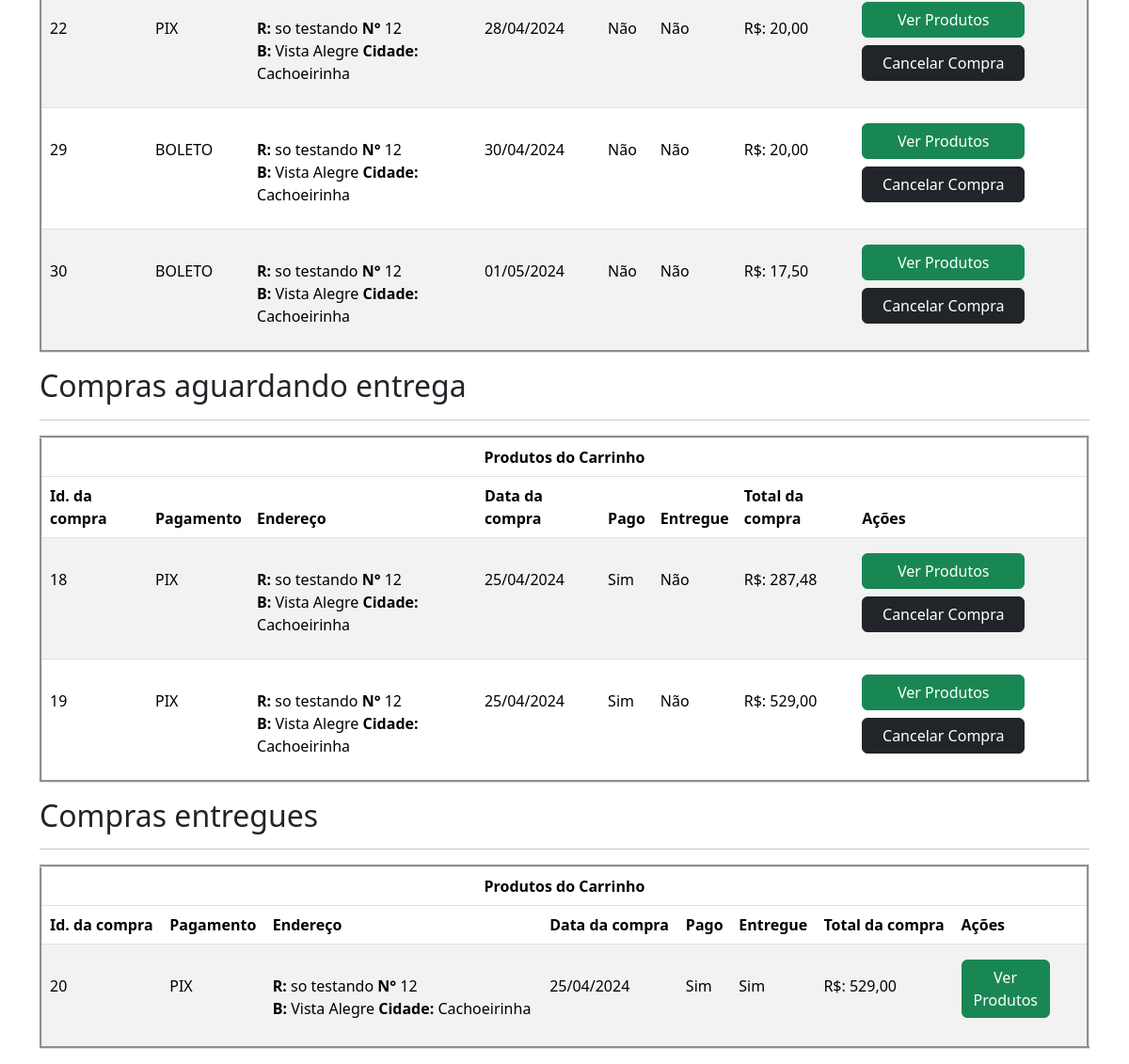
The app's page /usuario/compras.php (signed in, lower part), older data.
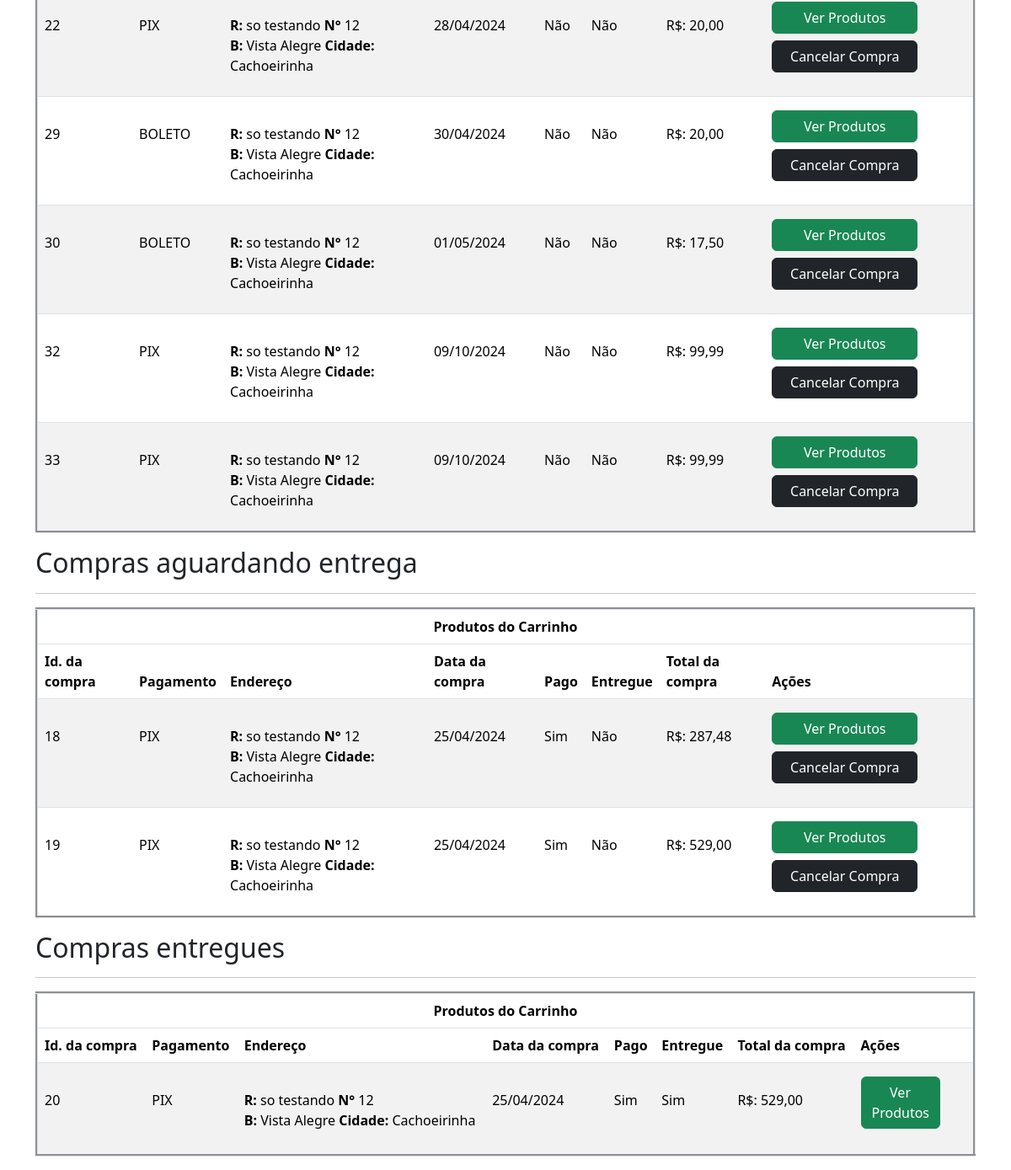
The same page, newer data.
### tables this page shows
CREATE TABLE `compras` (
  `id_compra` int(11) NOT NULL,
  `id_usuario` int(11) NOT NULL,
  `id_endereco` int(11) NOT NULL,
  `data` datetime NOT NULL,
  `total` double(10,2) NOT NULL,
  `autorizado` int(1) NOT NULL,
  `entregue` int(1) NOT NULL,
  `pagamento` varchar(30) NOT NULL,
  `parcelas` int(3) NOT NULL
);

CREATE TABLE `endereco_usuario` (
  `id_endereco` int(11) NOT NULL,
  `id_usuario` int(11) NOT NULL,
  `CEP` varchar(9) NOT NULL,
  `logradouro` varchar(120) NOT NULL,
  `bairro` varchar(60) NOT NULL,
  `cidade` varchar(60) NOT NULL,
  `UF` varchar(2) NOT NULL,
  `numero` int(6) NOT NULL,
  `complemento` varchar(60) NOT NULL,
  `ponto_referencia` varchar(100) NOT NULL,
  `retirada_com` varchar(100) NOT NULL,
  `telefone_entrega` varchar(15) NOT NULL
);

### verifica_session.php (called while the page is built, shortened)
<?php
if(empty($_SESSION['id_usuario'])){
	$logado = 0;
	session_destroy();
	}else{
        $id_usuario = $_SESSION['id_usuario'];
	}
?>

### usuario/compras.php (the view, shortened to what the changed rows need)
<?php
require_once('../verifica_session.php');
require_once("../database.php");
$sql = "SELECT * FROM compras WHERE id_usuario = '".$id_usuario."'";
$consulta = $conexao->query($sql);
$dados_a = $consulta->fetchALL(PDO::FETCH_ASSOC);
require_once 'cabecalho.php';
?>
<div class="container" style="margin-top:105px">
<?php
$cont=0;
foreach($dados_a as $d_1){
if($d_1['autorizado'] == 0){ $cont += 1;}
}
if($cont > 0){
	  echo '<table class="table table-striped mt-2" border="3">
                <thead>
                    <tr align="center">
                        <th colspan="8">Produtos do Carrinho</th>
                    </tr>
                    <tr>
                        <th>Id. da compra</th>
                        <th>Pagamento</th>
                        <th>Endereço</th>
                        <th>Data da compra</th>
                        <th>Pago</th>
                        <th>Entregue</th>
                        <th>Total da compra</th>
                        <th>Ações</th>
                    </tr>
                </thead>
                <tbody>';
                foreach ($dados_a as $d_2){
                $id_compra = $d_2['id_compra'];
		if($d_2['autorizado'] == 0 && $d_2['entregue'] == 0 ){
                $sql = "SELECT * FROM compras  WHERE id_compra = ?";
                $consulta = $conexao->prepare($sql);
                $consulta->execute(array($id_compra));
                $dados = $consulta->fetch(PDO::FETCH_ASSOC);
                $data = $d_2['data'];
                $total= $d_2['total'];
                $autorizado= $d_2['autorizado'];
				if($autorizado == 0){ $pago = 'Não';
				}else{
					$pago = 'Sim';
				}
                $entregue= $dados['entregue'];
				if($entregue == 0){ $ent = 'Não';
				}else{
					$ent = 'Sim';
				}
				$pagamento= $d_2['pagamento'];
				$id_endereco = $d_2['id_endereco'];
				$sqlend = "SELECT * FROM endereco_usuario WHERE id_endereco = '".$id_endereco."'";
				$consultaend = $conexao->query($sqlend);
				$dados_end = $consultaend->fetch(PDO::FETCH_ASSOC);
				$endereco = '<strong>R:</strong> '.$dados_end['logradouro'].' <strong>N°</strong> '.$dados_end['numero'].'<br><strong>B: </strong>'.$dados_end['bairro'].' <strong>Cidade:</strong> '.$dados_end['cidade'].'';
			    echo '<tr style="height: 110px">
                <td><P class="mt-4">'.$id_compra.'</P></td>
                <td><P class="mt-4">'.$pagamento.'</P></td>
                <td><P class="mt-4">'.$endereco.'</P></td>
                <td><P class="mt-4">'.date_format(new DateTime($data),"d/m/Y").'</P></td>
                <td><P class="mt-4">'.$pago.'</P></td>
                <td><P class="mt-4">'.$ent.'</P></td>
                <td><P class="mt-4"> R$: '.number_format($total,2,',','.').'</P></td>
                <td><a class="btn btn-success w-75 mt-2" href="?ver_pr_compra='.$id_compra.'">Ver Produtos</a>
                <a class="btn btn-dark mt-2 w-75" href="?cancelar_compra='.$id_compra.'">Cancelar Compra</a></td></tr>
';
				}}}else{ echo '<h3 class="alert alert-secondary text-center">Nenhum produto pendente de aprovação de pagamento</h3>';}
	echo '</tbody></table>';
?>
<h2>Compras aguardando entrega</h2><hr>
<?php
$cont_ent=0;
foreach($dados_a as $d_1){
if($d_1['autorizado'] == 1 && $d_1['entregue'] == 0){ $cont_ent += 1;}
}
if($cont_ent > 0){
	  echo '<table class="table table-striped mt-2" border="3">
                <thead>
                    <tr align="center">
                        <th colspan="8">Produtos do Carrinho</th>
                    </tr>
                    <tr>
                        <th>Id. da compra</th>
                        <th>Pagamento</th>
                        <th>Endereço</th>
                        <th>Data da compra</th>
                        <th>Pago</th>
                        <th>Entregue</th>
                        <th>Total da compra</th>
                        <th>Ações</th>
                    </tr>
                </thead>
                <tbody>';
                foreach ($dados_a as $d_2){
		$id_compra = $d_2['id_compra'];
		if($d_2['autorizado'] == 1 && $d_2['entregue'] == 0 ){
                $sql = "SELECT * FROM compras WHERE id_compra = ?";
                $consulta = $conexao->prepare($sql);
                $consulta->execute(array($id_compra));
                $dados = $consulta->fetch(PDO::FETCH_ASSOC);
                $data = $d_2['data'];
                $total= $d_2['total'];
                $autorizado= $d_2['autorizado'];
				if($autorizado == 0){ $pago = 'Não';
				}else{
					$pago = 'Sim';
				}
                $entregue= $dados['entregue'];
				if($entregue == 0){ $ent = 'Não';
				}else{
					$ent = 'Sim';
				}
				$pagamento= $d_2['pagamento'];
				$id_endereco = $d_2['id_endereco'];
				$sqlend = "SELECT * FROM endereco_usuario WHERE id_endereco = '".$id_endereco."'";
				$consultaend = $conexao->query($sqlend);
				$dados_end = $consultaend->fetch(PDO::FETCH_ASSOC);
				$endereco = '<strong>R:</strong> '.$dados_end['logradouro'].' <strong>N°</strong> '.$dados_end['numero'].'<br><strong>B: </strong>'.$dados_end['bairro'].' <strong>Cidade:</strong> '.$dados_end['cidade'].'';
			    echo '<tr style="height: 110px">
                <td><P class="mt-4">'.$id_compra.'</P></td>
                <td><P class="mt-4">'.$pagamento.'</P></td>
                <td><P class="mt-4">'.$endereco.'</P></td>
                <td><P class="mt-4">'.date_format(new DateTime($data),"d/m/Y").'</P></td>
                <td><P class="mt-4">'.$pago.'</P></td>
                <td><P class="mt-4">'.$ent.'</P></td>
                <td><P class="mt-4"> R$: '.number_format($total,2,',','.').'</P></td>
                <td><a class="btn btn-success w-75 mt-2" href="?ver_pr_compra='.$id_compra.'">Ver Produtos</a>
                <a class="btn btn-dark mt-2 w-75" href="?cancelar_compra='.$id_compra.'">Cancelar Compra</a></td></tr>
';
				}}}else{ echo '<h3 class="alert alert-secondary text-center">Nenhum produto pendente de entrega</h3>';}
	echo '</tbody></table>';
	?>
<h2>Compras entregues</h2><hr>
<?php
$cont_faturado=0;
foreach($dados_a as $d_1){
if($d_1['autorizado'] == 1 && $d_1['entregue'] == 1){ $cont_faturado += 1;}
}
if($cont_faturado > 0){
	  echo '<table class="table table-striped mt-2" border="3">
                <thead>
                    <tr align="center">
                        <th colspan="8">Produtos do Carrinho</th>
                    </tr>
                    <tr>
                        <th>Id. da compra</th>
                        <th>Pagamento</th>
                        <th>Endereço</th>
                        <th>Data da compra</th>
                        <th>Pago</th>
                        <th>Entregue</th>
                        <th>Total da compra</th>
                        <th>Ações</th>
                    </tr>
                </thead>
                <tbody>';
                foreach ($dados_a as $d_2){
		$id_compra = $d_2['id_compra'];
		if($d_2['autorizado'] == 1 && $d_2['entregue'] == 1 ){
                $sql = "SELECT * FROM compras WHERE id_compra = ?";
                $consulta = $conexao->prepare($sql);
                $consulta->execute(array($id_compra));
                $dados = $consulta->fetch(PDO::FETCH_ASSOC);
                $data = $d_2['data'];
                $total= $d_2['total'];
                $autorizado= $d_2['autorizado'];
				if($autorizado == 0){ $pago = 'Não';
				}else{
					$pago = 'Sim';
				}
                $entregue= $dados['entregue'];
				if($entregue == 0){ $ent = 'Não';
				}else{
					$ent = 'Sim';
				}
				$pagamento= $d_2['pagamento'];
				$id_endereco = $d_2['id_endereco'];
				$sqlend = "SELECT * FROM endereco_usuario WHERE id_endereco = '".$id_endereco."'";
				$consultaend = $conexao->query($sqlend);
				$dados_end = $consultaend->fetch(PDO::FETCH_ASSOC);
				$endereco = '<strong>R:</strong> '.$dados_end['logradouro'].' <strong>N°</strong> '.$dados_end['numero'].'<br><strong>B: </strong>'.$dados_end['bairro'].' <strong>Cidade:</strong> '.$dados_end['cidade'].'';
			    echo '<tr style="height: 110px">
                <td><P class="mt-4">'.$id_compra.'</P></td>
                <td><P class="mt-4">'.$pagamento.'</P></td>
                <td><P class="mt-4">'.$endereco.'</P></td>
                <td><P class="mt-4">'.date_format(new DateTime($data),"d/m/Y").'</P></td>
                <td><P class="mt-4">'.$pago.'</P></td>
                <td><P class="mt-4">'.$ent.'</P></td>
                <td><P class="mt-4"> R$: '.number_format($total,2,',','.').'</P></td>
                <td><a class="btn btn-success w-75 mt-2" href="?ver_pr_compra='.$id_compra.'">Ver Produtos</a>
                </td></tr>
';
				}}}else{ echo '<h3 class="alert alert-secondary text-center">Nenhuma compra efetuada ou entregue</h3>';}
	echo '</tbody></table>';
	?>
</div>

Row changes from the older to the newer data that the page shows:
added compras: id_compra "32", pagamento "PIX", id_endereco.logradouro "so testando", id_endereco.numero "12", id_endereco.bairro "Vista Alegre", id_endereco.cidade "Cachoeirinha", data "09/10/2024", autorizado "Não", entregue "Não", total "99,99"
added compras: id_compra "33", pagamento "PIX", id_endereco.logradouro "so testando", id_endereco.numero "12", id_endereco.bairro "Vista Alegre", id_endereco.cidade "Cachoeirinha", data "09/10/2024", autorizado "Não", entregue "Não", total "99,99"
